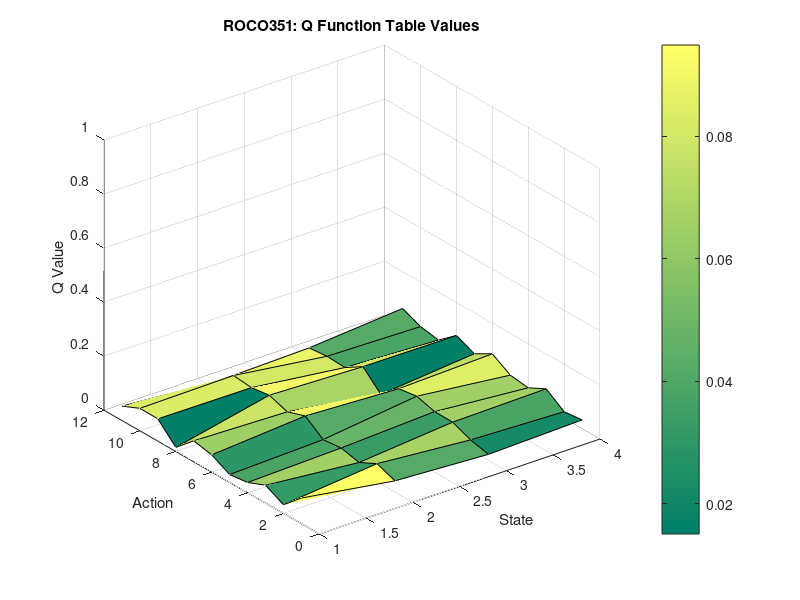

MATLAB code to generate this figure:
function qtable = initQ()

qtable = 0.01 + 0.09*rand(11,4); % create an 11x4 matrix of random numbers between 0.1 and 0.01

figure; % create a new figure
surf(qtable); % creates a surface plot of the values in the Q table
xlabel('State'); % create a label for x axis
ylabel('Action'); % create a label for y axis
zlabel('Q Value'); % create a label for z axis
title('ROCO351: Q Function Table Values'); % create a title for the figure
grid on; % turn the grid on

zlim([0 1]); % set the bounds of z axis to between 0 and 1
zticks(0:0.2:1); %set the z axis to go up in 0.2 increments 
colorbar; % create a colour bar to show size of the point as a colour coded scale
colormap summer;

end